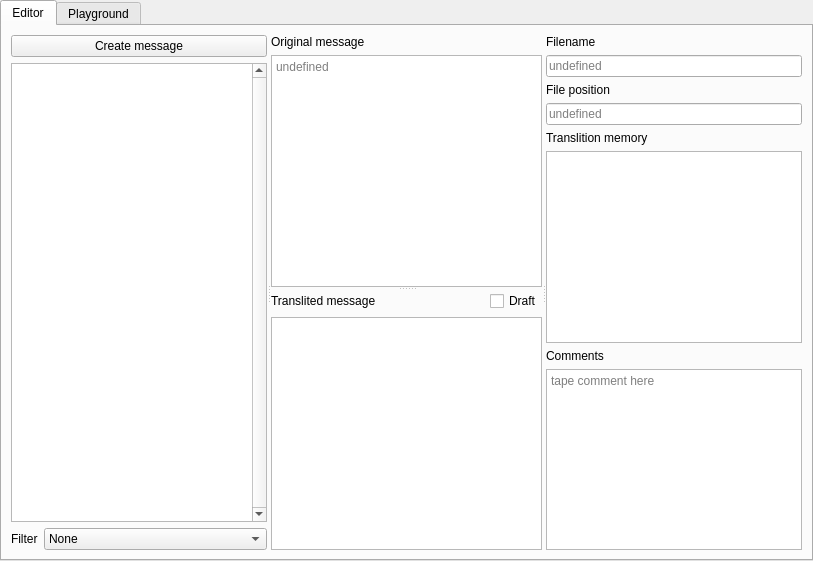
<?xml version="1.0" encoding="UTF-8"?>
<ui version="4.0">
 <class>Editor</class>
 <widget class="QWidget" name="Editor">
  <property name="geometry">
   <rect>
    <x>0</x>
    <y>0</y>
    <width>813</width>
    <height>561</height>
   </rect>
  </property>
  <property name="windowTitle">
   <string>Form</string>
  </property>
  <layout class="QVBoxLayout" name="verticalLayout_5">
   <property name="leftMargin">
    <number>0</number>
   </property>
   <property name="topMargin">
    <number>0</number>
   </property>
   <property name="rightMargin">
    <number>0</number>
   </property>
   <property name="bottomMargin">
    <number>0</number>
   </property>
   <item>
    <widget class="QTabWidget" name="tabWidget">
     <property name="currentIndex">
      <number>0</number>
     </property>
     <widget class="QWidget" name="tab">
      <attribute name="title">
       <string>Editor</string>
      </attribute>
      <layout class="QVBoxLayout" name="verticalLayout_3">
       <item>
        <widget class="QSplitter" name="splitter_2">
         <property name="orientation">
          <enum>Qt::Horizontal</enum>
         </property>
         <widget class="QWidget" name="layoutWidget">
          <layout class="QVBoxLayout" name="verticalLayout">
           <property name="sizeConstraint">
            <enum>QLayout::SetDefaultConstraint</enum>
           </property>
           <item>
            <widget class="QPushButton" name="create_message_button">
             <property name="text">
              <string>Create message</string>
             </property>
            </widget>
           </item>
           <item>
            <widget class="QListWidget" name="messages_list">
             <property name="sizePolicy">
              <sizepolicy hsizetype="Minimum" vsizetype="Expanding">
               <horstretch>0</horstretch>
               <verstretch>0</verstretch>
              </sizepolicy>
             </property>
             <property name="verticalScrollBarPolicy">
              <enum>Qt::ScrollBarAlwaysOn</enum>
             </property>
             <property name="sortingEnabled">
              <bool>true</bool>
             </property>
            </widget>
           </item>
           <item>
            <layout class="QFormLayout" name="formLayout">
             <item row="0" column="1">
              <widget class="QComboBox" name="comboBox">
               <item>
                <property name="text">
                 <string>None</string>
                </property>
               </item>
               <item>
                <property name="text">
                 <string>Drafts</string>
                </property>
               </item>
               <item>
                <property name="text">
                 <string>Untranslated</string>
                </property>
               </item>
               <item>
                <property name="text">
                 <string>Translated</string>
                </property>
               </item>
               <item>
                <property name="text">
                 <string>With comments</string>
                </property>
               </item>
               <item>
                <property name="text">
                 <string>Without comments</string>
                </property>
               </item>
              </widget>
             </item>
             <item row="0" column="0">
              <widget class="QLabel" name="label_7">
               <property name="text">
                <string>Filter</string>
               </property>
              </widget>
             </item>
            </layout>
           </item>
          </layout>
         </widget>
         <widget class="QSplitter" name="splitter">
          <property name="sizePolicy">
           <sizepolicy hsizetype="Preferred" vsizetype="Expanding">
            <horstretch>2</horstretch>
            <verstretch>0</verstretch>
           </sizepolicy>
          </property>
          <property name="orientation">
           <enum>Qt::Vertical</enum>
          </property>
          <widget class="QWidget" name="">
           <layout class="QVBoxLayout" name="verticalLayout_2">
            <item>
             <widget class="QLabel" name="label">
              <property name="frameShape">
               <enum>QFrame::NoFrame</enum>
              </property>
              <property name="text">
               <string>Original message</string>
              </property>
             </widget>
            </item>
            <item>
             <widget class="QTextEdit" name="original_message_edit">
              <property name="readOnly">
               <bool>true</bool>
              </property>
              <property name="placeholderText">
               <string>undefined</string>
              </property>
             </widget>
            </item>
           </layout>
          </widget>
          <widget class="QWidget" name="">
           <layout class="QVBoxLayout" name="verticalLayout_4">
            <item>
             <layout class="QHBoxLayout" name="horizontalLayout">
              <item>
               <widget class="QLabel" name="label_2">
                <property name="sizePolicy">
                 <sizepolicy hsizetype="Preferred" vsizetype="Preferred">
                  <horstretch>1</horstretch>
                  <verstretch>0</verstretch>
                 </sizepolicy>
                </property>
                <property name="text">
                 <string>Translited message</string>
                </property>
               </widget>
              </item>
              <item>
               <widget class="QCheckBox" name="is_draft_box">
                <property name="sizePolicy">
                 <sizepolicy hsizetype="Minimum" vsizetype="Minimum">
                  <horstretch>0</horstretch>
                  <verstretch>0</verstretch>
                 </sizepolicy>
                </property>
                <property name="text">
                 <string>Draft</string>
                </property>
               </widget>
              </item>
             </layout>
            </item>
            <item>
             <widget class="QTextEdit" name="translited_message_edit"/>
            </item>
           </layout>
          </widget>
         </widget>
         <widget class="QWidget" name="verticalLayoutWidget_2">
          <layout class="QVBoxLayout" name="verticalLayout_8">
           <item>
            <widget class="QLabel" name="label_3">
             <property name="text">
              <string>Filename</string>
             </property>
            </widget>
           </item>
           <item>
            <widget class="QLineEdit" name="lineEdit">
             <property name="readOnly">
              <bool>true</bool>
             </property>
             <property name="placeholderText">
              <string>undefined</string>
             </property>
            </widget>
           </item>
           <item>
            <widget class="QLabel" name="label_4">
             <property name="text">
              <string>File position</string>
             </property>
            </widget>
           </item>
           <item>
            <widget class="QLineEdit" name="lineEdit_2">
             <property name="readOnly">
              <bool>true</bool>
             </property>
             <property name="placeholderText">
              <string>undefined</string>
             </property>
            </widget>
           </item>
           <item>
            <widget class="QLabel" name="label_5">
             <property name="text">
              <string>Translition memory</string>
             </property>
            </widget>
           </item>
           <item>
            <widget class="QListView" name="listView">
             <property name="sizePolicy">
              <sizepolicy hsizetype="Expanding" vsizetype="Expanding">
               <horstretch>0</horstretch>
               <verstretch>0</verstretch>
              </sizepolicy>
             </property>
            </widget>
           </item>
           <item>
            <widget class="QLabel" name="label_6">
             <property name="text">
              <string>Comments</string>
             </property>
            </widget>
           </item>
           <item>
            <widget class="QTextEdit" name="comments_edit">
             <property name="sizePolicy">
              <sizepolicy hsizetype="Expanding" vsizetype="Expanding">
               <horstretch>0</horstretch>
               <verstretch>1</verstretch>
              </sizepolicy>
             </property>
             <property name="placeholderText">
              <string>tape comment here</string>
             </property>
            </widget>
           </item>
          </layout>
         </widget>
        </widget>
       </item>
      </layout>
     </widget>
     <widget class="QWidget" name="tab_2">
      <attribute name="title">
       <string>Playground</string>
      </attribute>
      <layout class="QVBoxLayout" name="verticalLayout_9">
       <item>
        <layout class="QVBoxLayout" name="tab_playground_layout"/>
       </item>
      </layout>
     </widget>
    </widget>
   </item>
  </layout>
 </widget>
 <resources/>
 <connections/>
</ui>
